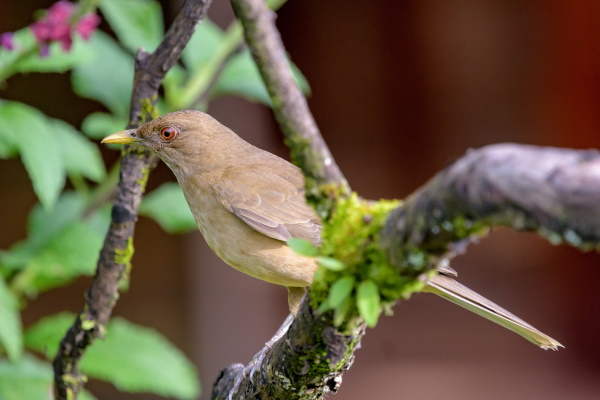
#> input picture python/Opencv/bird.jpg, 600 x 400 px
$ python image02.py
#> lines starting #> are read from the running program, lines starting #| are printed output that depends on the picture
import cv2
import numpy as np
from matplotlib import pyplot as plt

img = cv2.imread('bird.jpg', cv2.IMREAD_GRAYSCALE)
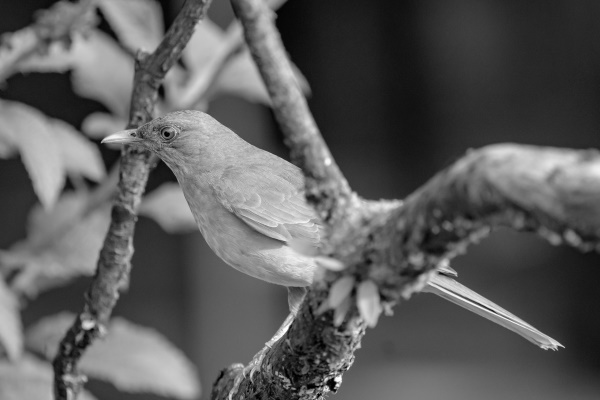
#> img: shape (400, 600); min 0, max 255, mean 92.2

plt.imshow(img, cmap='gray', interpolation='bicubic')
plt.xticks([]), plt.yticks([])  # to hide tick values on X and Y axis
plt.plot([200, 300, 400], [100, 200, 300], 'c', linewidth=5)
plt.show()
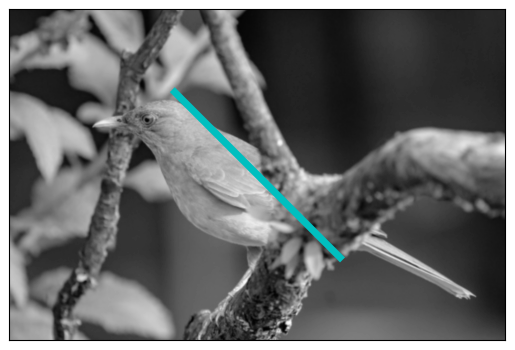
#> figure drawn by matplotlib, 1 panel
